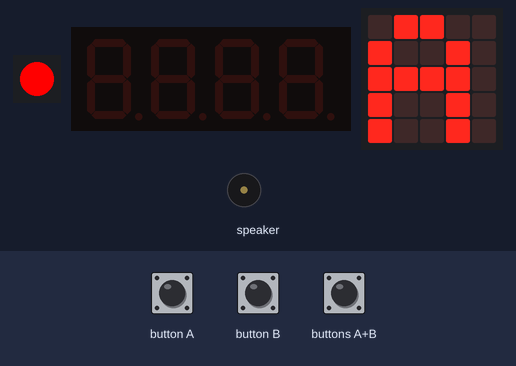
Bench run of a program on a simulated Calliope mini (MakeCode). Parts: 1 RGB LEDs in strip order, left to right, 4-digit seven-segment display, the board's 5×5 LED display, buzzer (waves = sounding). Inputs (shaded band) come from the test bench. Random numbers come from a fixed seed.

Above: at 4.9 s.
5.0 s: buttons A+B pressed for 0.15 s
At 6.1 s:
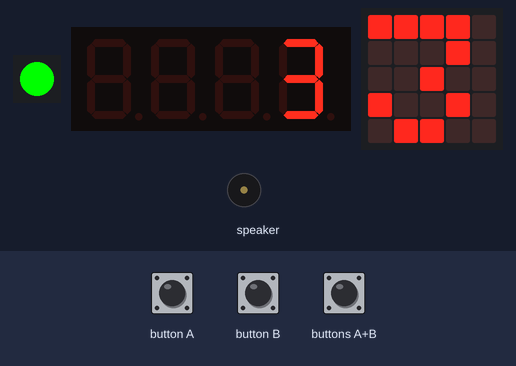
8.1 s: button B pressed for 0.15 s
At 9.7 s:
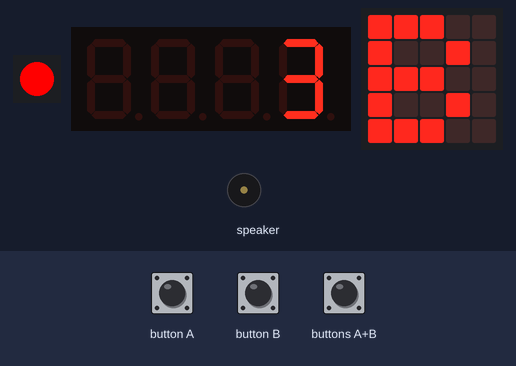
10.0 s: buttons A+B pressed for 1 s
At 11.12 s:
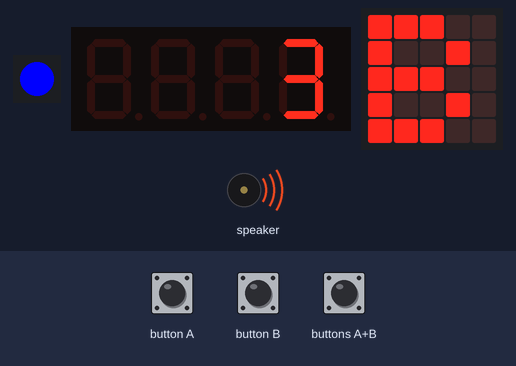
12.7 s: button A pressed for 0.15 s
At 14.7 s:
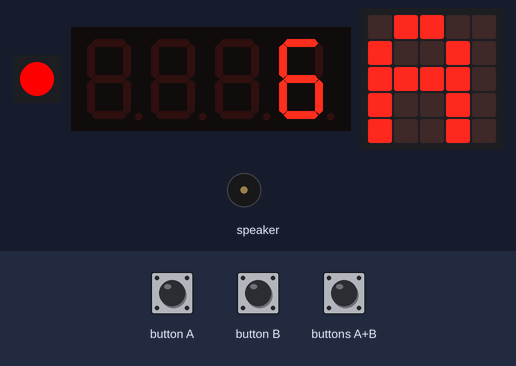
15.0 s: buttons A+B pressed for 0.15 s
At 15.27 s:
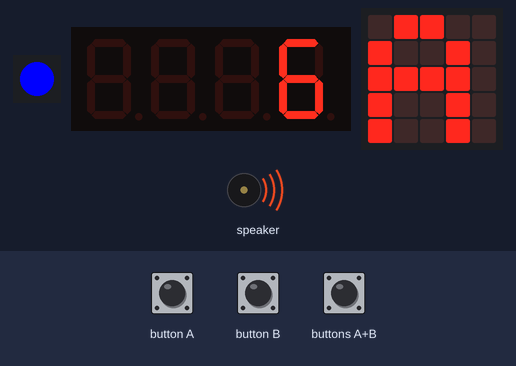
16.9 s: button B pressed for 0.15 s
At 17.48 s:
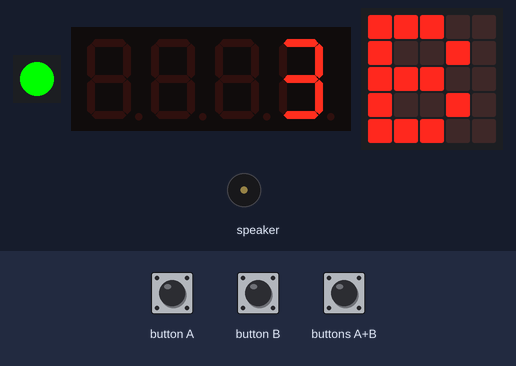
Timing chart, 0 to 19.9 s (numbered marks = the images above; inputs shaded):
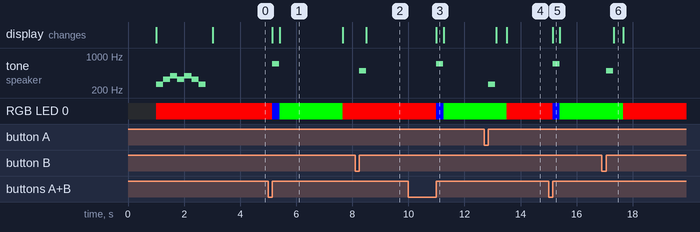

The program:

main.ts
```typescript
function Zeige_Ergebnis (Wert: number) {
    basic.setLedColor(0x00ff00)
    _4digit.show(Wert)
    basic.showNumber(Wert)
    basic.pause(500)
}
input.onButtonEvent(Button.A, input.buttonEventClick(), function () {
    music.playTone(262, music.beat(BeatFraction.Whole))
    Würfeltyp += -1
    if (Würfeltyp < 0) {
        Würfeltyp = 0
    }
    Zeige_Würfel()
})
input.onButtonEvent(Button.AB, input.buttonEventClick(), function () {
    basic.setLedColor(0x0000ff)
    music.playTone(698, music.beat(BeatFraction.Whole))
    Dice = randint(1, WürfelMax[Würfeltyp])
    if (Würfeltyp == 0) {
        Dice += -1
    }
    Zeige_Ergebnis(Dice)
    basic.pause(1000)
    basic.setLedColor(0xff0000)
    Zeige_Würfel()
})
input.onButtonEvent(Button.B, input.buttonEventClick(), function () {
    music.playTone(494, music.beat(BeatFraction.Whole))
    Würfeltyp += 1
    if (Würfeltyp >= Würfeltext.length) {
        Würfeltyp = Würfeltext.length - 1
    }
    Zeige_Würfel()
})
function Zeige_Würfel () {
    basic.showString("" + (Würfeltext[Würfeltyp]))
}
let Dice = 0
let _4digit: grove.TM1637 = null
let Würfeltext: string[] = []
let WürfelMax: number[] = []
let Würfeltyp = 0
let Ausgabe = ""
basic.pause(1000)
basic.setLedColor(0xff0000)
music.playMelody("C E G E G E C - ", 240)
Würfeltyp = 0
WürfelMax = [
4,
6,
8,
10,
12,
20,
100
]
Würfeltext = [
"A",
"B",
"C",
"D",
"E",
"F",
"G"
]
_4digit = grove.createDisplay(DigitalPin.C16, DigitalPin.C17)
_4digit.clear()
Zeige_Würfel()
basic.forever(function () {
    basic.pause(randint(25, 55))
})
```

test.ts
```typescript
// Hier kann man Tests durchführen; diese Datei wird nicht kompiliert, wenn dieses Paket als Erweiterung verwendet wird.
```

Measured:
- after the input at 5.0 s, tone on speaker: silent → 698 Hz after 0.15 s, → silent 0.25 s later; RGB LED 0: RGB(255, 0, 0) → RGB(0, 0, 255) after 0.15 s, → RGB(0, 255, 0) 0.26 s later, → RGB(255, 0, 0) 2.3 s later
- after the input at 8.1 s, tone on speaker: silent → 494 Hz after 0.15 s, → silent 0.25 s later; the display: changes after 0.41 s (image 2)
- after the input at 10.0 s, tone on speaker: silent → 698 Hz after 1.0 s, → silent 0.25 s later; RGB LED 0: RGB(255, 0, 0) → RGB(0, 0, 255) after 1.0 s, → RGB(0, 255, 0) 0.26 s later
- after the input at 12.7 s, tone on speaker: silent → 262 Hz after 0.15 s, → silent 0.25 s later
- after the input at 15.0 s, tone on speaker: silent → 698 Hz after 0.15 s, → silent 0.25 s later; RGB LED 0: RGB(255, 0, 0) → RGB(0, 0, 255) after 0.15 s, → RGB(0, 255, 0) 0.26 s later
- after the input at 16.9 s, tone on speaker: silent → 494 Hz after 0.15 s, → silent 0.25 s later
- what the display in image 1 shows lasts 2.3 s, from 5.4 s to 7.7 s
